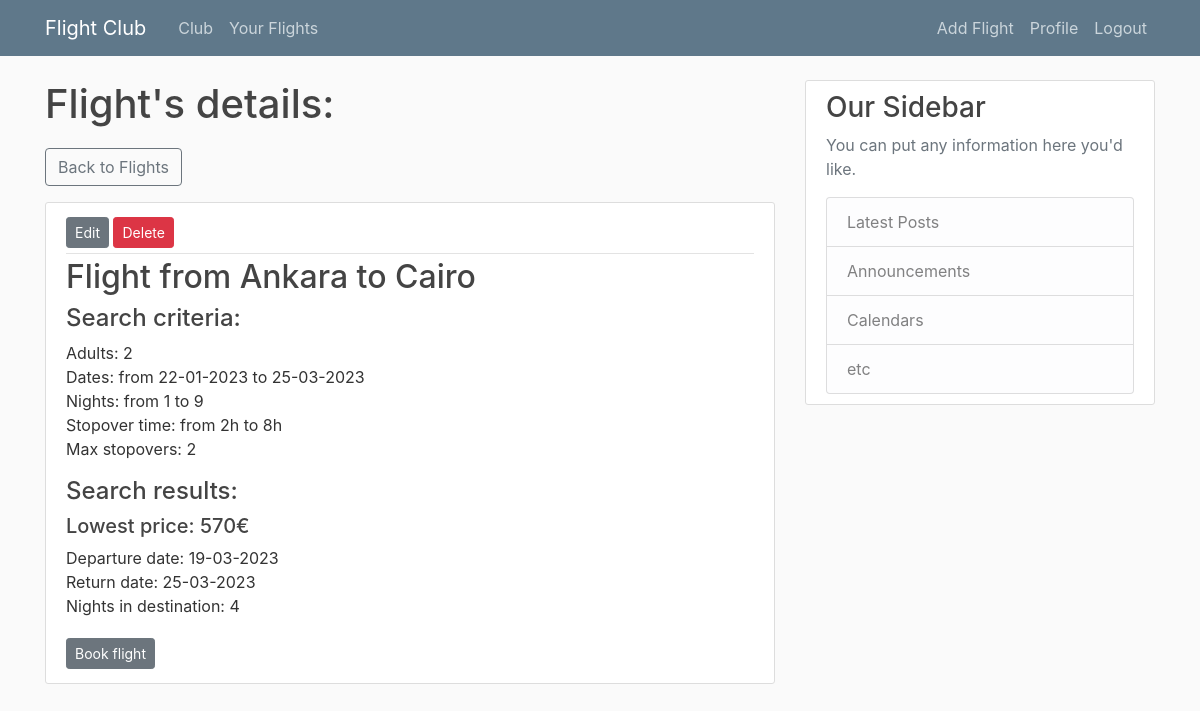
Page /flights-list/66/ (signed in) on the committed database.
### web/models.py (models this page shows, shortened)
class FlightDetails(models.Model):
    objects = models.Manager()
    CITIES_CHOICES = [(str(city), str(city)) for city in sorted(list(cities_and_codes.keys()))]
    ADULTS_CHOICES = [(i, i) for i in range(1,10)]
    STOPOVER_CHOICES = [(str(i), str(i)) for i in range(1,49)]
    title = models.CharField(max_length=50, blank=True)
    slug = models.SlugField(blank=True, null=True)
    user = models.ForeignKey(User, on_delete=models.CASCADE)
    fly_from = models.CharField(max_length=30, choices=CITIES_CHOICES)
    fly_to = models.CharField(max_length=30, choices=CITIES_CHOICES)
    from_date = models.DateField(null=True)
    to_date = models.DateField(null=True)
    min_nights = models.IntegerField(null=True)
    max_nights = models.IntegerField(null=True)
    max_sector_stopovers = models.IntegerField(null=True)
    adults = models.IntegerField(choices=ADULTS_CHOICES, null=True)
    stopover_from = models.CharField(max_length=30, choices=STOPOVER_CHOICES, null=True)
    stopover_to = models.CharField(max_length=30, choices=STOPOVER_CHOICES, null=True)
    iata_city_from = models.CharField(max_length=3, blank=True)
    iata_city_to = models.CharField(max_length=3, blank=True)
    price = models.IntegerField(blank=True, null=True)
    iata_port_from = models.CharField(max_length=3, blank=True, null=True)
    iata_port_to = models.CharField(max_length=3, blank=True, null=True)
    nights = models.IntegerField(blank=True, null=True)
    departure_date = models.DateField(blank=True, null=True)
    arrival_date = models.DateField(blank=True, null=True)
    tequila_affiliate_link = models.TextField(blank=True, null=True)

### web/views.py (the view)
# urls.py: path('flights-list/<int:pk>/', FlightDetailView.as_view(), name='flight-detail'),
class FlightDetailView(LoginRequiredMixin, UserPassesTestMixin, DetailView):
    model = FlightDetails
    template_name = 'web/flight_detail.html'
    def test_func(self):
        flight = self.get_object()
        return self.request.user == flight.user

### web/templates/web/flight_detail.html
{% extends "web/base.html" %}
{% block content %}
    <h1 class="mb-3">Flight's details:</h1>
    <a class="btn btn-outline-secondary mt-1 mb-3" href="{% url 'flights-list' %}">Back to Flights</a>
        <article class="media content-section">
          <div class="media-body">
            <div class="article-metadata">
                <div>
                  <a class="btn btn-secondary btn-sm my-1" href="{% url 'flight-update' object.id %}">Edit</a>
                  <a class="btn btn-danger btn-sm my-1" href="{% url 'flight-delete' object.id %}">Delete</a>
                </div>
            </div>
                <h2>Flight from {{ object.title }}</h2>
                <h4>Search criteria:</h4>
                <p>Adults: {{ object.adults }}<br>
                   Dates: from {{ object.from_date|date:'d-m-Y' }} to {{ object.to_date|date:'d-m-Y' }}<br>
                   Nights: from {{ object.min_nights }} to {{ object.max_nights }}<br>
                   Stopover time: from {{ object.stopover_from }}h to {{ object.stopover_to }}h<br>
                   Max stopovers: {{ object.max_sector_stopovers}}<br>
                </p>
                {% if object.price != Null %}
                    <h4>Search results:</h4>
                    <h5>Lowest price: {{ object.price }}€</h5>
                    <p>Departure date: {{ object.departure_date|date:'d-m-Y' }}<br>
                       Return date: {{ object.arrival_date|date:'d-m-Y' }}<br>
                       Nights in destination: {{ object.nights }}<br>
                    </p>
                    <a class="btn btn-secondary btn-sm my-1" href="{{ object.tequila_affiliate_link }}">Book flight</a>
                {% else %}
                    <h4>No results for these criteria.</h4>
                {% endif %}
          </div>
        </article>
{% endblock content %}

### web/static/web/main.css (style rules this page uses)
body { background: #fafafa; color: #333333; margin-top: 5rem; }
h1, h2, h3, h4, h5, h6 { color: #444444; }
.content-section { background: #ffffff; padding: 10px 20px; border: 1px solid #dddddd; border-radius: 3px; margin-bottom: 20px; }
.article-metadata { padding-bottom: 1px; margin-bottom: 4px; border-bottom: 1px solid #e3e3e3 }

### rows in the picture
FlightDetails: title "Ankara to Cairo", adults "2", from_date "22-01-2023", to_date "25-03-2023", min_nights "1", max_nights "9", stopover_from "2", stopover_to "8", max_sector_stopovers "2", price "570", departure_date "19-03-2023", arrival_date "25-03-2023", nights "4"
